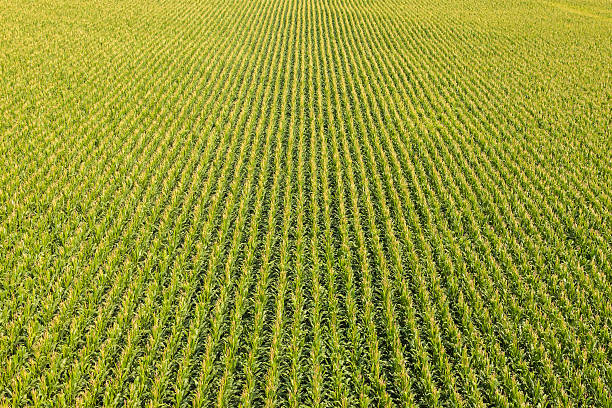
#> input picture image_merger/examples/image1/src.jpg, 612 x 408 px
$ python -i image_merger.py   (imports and definitions only)
#> lines starting #> are read from the running program, lines starting #| are printed output that depends on the picture; after the words box and inside, x2 and y2 are one past the last pixel; in counts of white or black regions, pixels touching at a corner belong together
#> further down, picture is the input picture: shape (408, 612, 3); mean B, G, R 50.6, 151.3, 146.9
import cv2
# from imageio import imread
from imutils import grab_contours
import numpy as np


# [58 lines left out: functions _getHomography, _createMatcher, _matchKeyPointsBF, _matchKeyPointsKNN, not called in this run]


class ImageMerger:
    def __init__(self, feature_extractor='sift', feature_matching='knn'):
        if not (feature_matching == 'knn' or feature_matching == 'bf'):
            assert True, "feature_matching must be equals 'knn' or 'bf'"
        self.__feature_matching = feature_matching

        if not (feature_extractor == 'sift' or feature_extractor == 'surf' or feature_extractor == 'brisk' or feature_extractor == 'orb'):
            assert True, "feature_extractor must be equals 'sift' or 'surf' or 'brisk' or 'orb'"
        self.__feature_extractor = feature_extractor

        if feature_extractor == 'sift':
            self.__descriptor = cv2.xfeatures2d.SIFT_create()
        elif feature_extractor == 'surf':
            self.__descriptor = cv2.xfeatures2d.SURF_create()
        elif feature_extractor == 'brisk':
            self.__descriptor = cv2.BRISK_create()
        elif feature_extractor == 'orb':
            self.__descriptor = cv2.ORB_create()

    # [14 lines left out: functions change_feature_extractor, change_feature_matching, not called in this run]

    @staticmethod
    def get_list_available_descriptors():
        return 'sift', 'surf', 'brisk', 'orb'

    @staticmethod
    def get_list_available_feature_matching():
        return 'bf', 'knn'

    @staticmethod
    def cut_to_content(im):
        # transform the panorama image to grayscale and threshold it
        gray = cv2.cvtColor(im, cv2.COLOR_BGR2GRAY)
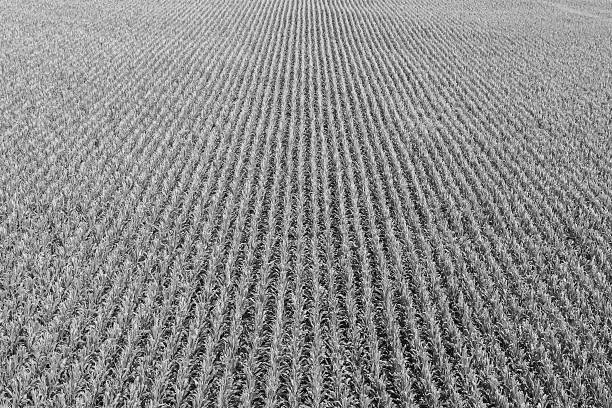
#> gray: shape (408, 612); min 0, max 253, mean 138.5
        thresh = cv2.threshold(gray, 0, 255, cv2.THRESH_BINARY)[1]
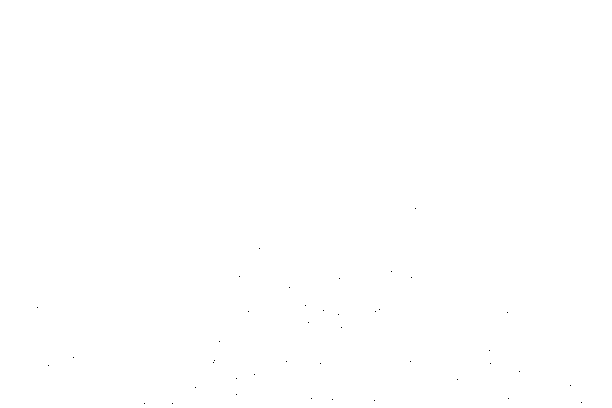
#> thresh: shape (408, 612); 100% white; black in thin lines or dots, all inside (x1, y1, x2, y2) = (37, 208, 582, 404)

        # Finds contours from the binary image
        cnts = cv2.findContours(thresh.copy(), cv2.RETR_EXTERNAL, cv2.CHAIN_APPROX_SIMPLE)
#> cnts = 1 contour; box (x1, y1, x2, y2) and area: (0, 0, 612, 408) 248677
        cnts = grab_contours(cnts)
#> cnts = [[[0, 0], [0, 407], [611, 407], [611, 0]]]

        # get the maximum contour area
        c = max(cnts, key=cv2.contourArea)
#> c = [[0, 0], [0, 407], [611, 407], [611, 0]]

        # get a bbox from the contour area
        (x, y, w, h) = cv2.boundingRect(c)
#> x = 0; y = 0; w = 612; h = 408

        # crop the image to the bbox coordinates
        im = im[y:y + h, x:x + w]
        return im

    # [48 lines left out: functions merge, merge_from_list, not called in this run]

>>> import cv2
>>> picture = cv2.imread('examples/image1/src.jpg')
>>> result = ImageMerger().cut_to_content(picture)

$ run again, on image_merger/examples/image1/leftdown.png
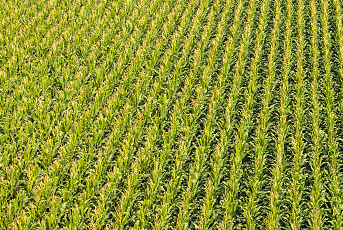
#> input picture image_merger/examples/image1/leftdown.png, 343 x 230 px
#> picture is the input picture: shape (230, 343, 3); mean B, G, R 48.7, 147.3, 140.4
#> in cut_to_content, `gray = cv2.cvtColor(im, cv2.COLOR_BGR2GRAY)`:
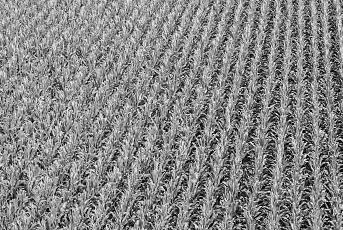
#> gray: shape (230, 343); min 0, max 253, mean 134
#> thresh: shape (230, 343); 100% white; black in thin lines or dots, all inside (x1, y1, x2, y2) = (37, 92, 342, 223)
#> in cut_to_content, `cnts = cv2.findContours(thresh.copy(), cv2.RETR_EXTERNAL, cv2.CHAIN_AP..`: cnts = 1 contour; box (x1, y1, x2, y2) and area: (0, 0, 343, 230) 78318
#> in cut_to_content, `cnts = grab_contours(cnts)`: cnts = [[[0, 0], [0, 229], [342, 229], [342, 0]]]
#> c = [[0, 0], [0, 229], [342, 229], [342, 0]]
#> x = 0; w = 343; h = 230

$ run again, on image_merger/examples/image1/leftup.png
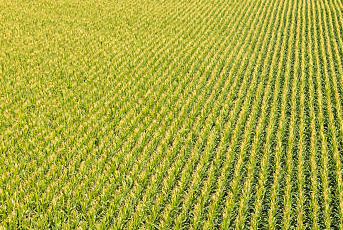
#> input picture image_merger/examples/image1/leftup.png, 343 x 230 px
#> picture is the input picture: shape (230, 343, 3); mean B, G, R 58.3, 167.9, 166.8
#> in cut_to_content, `gray = cv2.cvtColor(im, cv2.COLOR_BGR2GRAY)`:
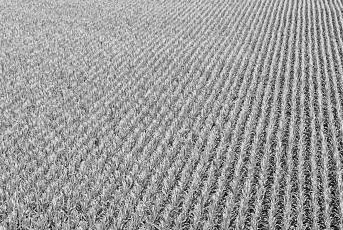
#> gray: shape (230, 343); min 1, max 251, mean 155.1
#> thresh: shape (230, 343); every value is 255
#> in cut_to_content, `cnts = cv2.findContours(thresh.copy(), cv2.RETR_EXTERNAL, cv2.CHAIN_AP..`: cnts = 1 contour; box (x1, y1, x2, y2) and area: (0, 0, 343, 230) 78318
#> in cut_to_content, `cnts = grab_contours(cnts)`: cnts = [[[0, 0], [0, 229], [342, 229], [342, 0]]]
#> c = [[0, 0], [0, 229], [342, 229], [342, 0]]
#> x = 0; w = 343; h = 230

$ run again, on image_merger/examples/image1/res_image1.png
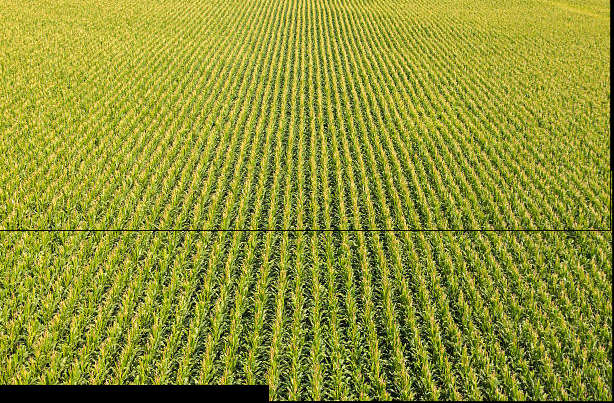
#> input picture image_merger/examples/image1/res_image1.png, 614 x 403 px
#> picture is the input picture: shape (403, 614, 3); mean B, G, R 49.4, 147.4, 143.2
#> in cut_to_content, `gray = cv2.cvtColor(im, cv2.COLOR_BGR2GRAY)`:
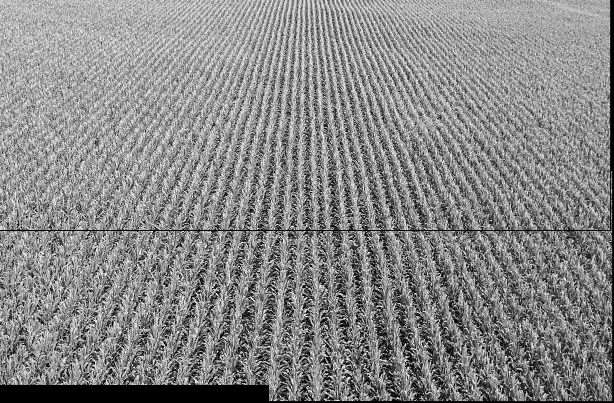
#> gray: shape (403, 614); min 0, max 252, mean 135
#> in cut_to_content, `thresh = cv2.threshold(gray, 0, 255, cv2.THRESH_BINARY)[1]`:
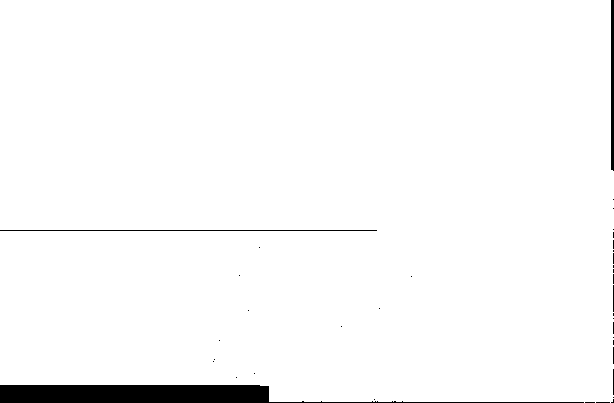
#> thresh: shape (403, 614); 97.5% white; 37 black regions (32 under 20 px)
#> cnts = 1 contour; box (x1, y1, x2, y2) and area: (0, 0, 614, 403) 239836
#> c = contour of 115 points, box (x1, y1, x2, y2) (0, 0, 614, 403), area 239836
#> x = 0; w = 614; h = 403
